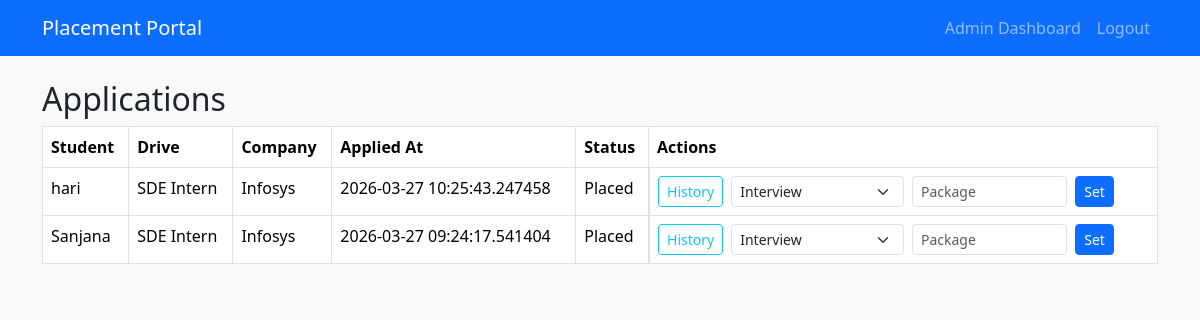
The page /admin/applications (signed in) on the database its author committed.
### models.py (models this page shows)
class Application(db.Model):
    __tablename__ = "applications"
    id = db.Column(db.Integer, primary_key=True)
    student_id = db.Column(db.Integer, db.ForeignKey("students.id"), nullable=False)
    drive_id = db.Column(
        db.Integer, db.ForeignKey("placement_drives.id"), nullable=False
    )
    applied_at = db.Column(db.DateTime, default=datetime.utcnow)
    status = db.Column(
        db.String(20), default="Applied"
    )  # Applied / Shortlisted / Selected / Rejected
    __table_args__ = (
        db.UniqueConstraint(
            "student_id", "drive_id", name="uq_student_drive_application"
        ),
    )

class Student(db.Model):
    __tablename__ = "students"
    id = db.Column(db.Integer, db.ForeignKey("users.id"), primary_key=True)
    name = db.Column(db.String(120), nullable=False)
    roll_no = db.Column(db.String(50), unique=True, nullable=False)
    phone = db.Column(db.String(20), nullable=False)
    department = db.Column(db.String(100), nullable=False)
    cgpa = db.Column(db.Float, nullable=False)
    batch_year = db.Column(db.Integer, nullable=False)
    resume_filename = db.Column(db.String(255))
    applications = db.relationship("Application", backref="student", lazy=True)

class PlacementDrive(db.Model):
    __tablename__ = "placement_drives"
    id = db.Column(db.Integer, primary_key=True)
    company_id = db.Column(db.Integer, db.ForeignKey("companies.id"), nullable=False)
    job_title = db.Column(db.String(150), nullable=False)
    job_description = db.Column(db.Text, nullable=False)
    eligibility_criteria = db.Column(db.Text)
    min_cgpa = db.Column(db.Float, nullable=False)
    deadline = db.Column(db.Date, nullable=False)
    status = db.Column(
        db.String(20), default="Pending"
    )  # Pending / Approved / Closed / Rejected
    required_skills = db.Column(db.Text)
    experience_required = db.Column(db.String(100))
    salary_range = db.Column(db.String(100))
    applications = db.relationship("Application", backref="drive", lazy=True)

class Company(db.Model):
    __tablename__ = "companies"
    id = db.Column(db.Integer, db.ForeignKey("users.id"), primary_key=True)
    company_name = db.Column(db.String(150), nullable=False)
    hr_contact_name = db.Column(db.String(120), nullable=False)
    hr_contact_email = db.Column(db.String(120), nullable=False)
    hr_contact_phone = db.Column(db.String(20))
    website = db.Column(db.String(255))
    industry = db.Column(db.String(100))
    approval_status = db.Column(db.String(20), default="Pending")  # Pending / Approved / Rejected
    drives = db.relationship("PlacementDrive", backref="company", lazy=True)

### admin_routes.py (the view)
@admin_bp.route("/applications")
@login_required
def applications():
    applications = Application.query.order_by(Application.id.desc()).all()
    return render_template("admin/applications.html", applications=applications)

### admin_routes.py (called while the page is built)
def admin_only():
    return current_user.is_authenticated and current_user.role == "admin"

@admin_bp.before_request
def restrict_admin_routes():
    if not admin_only():
        return "Access denied", 403

### models.py (called while the page is built)
@login_manager.user_loader
def load_user(user_id):
    return User.query.get(int(user_id))

### templates/admin/applications.html (shortened to what this page needs)
{% extends "base.html" %}
{% block content %}
<h2>Applications</h2>
<table class="table table-bordered">
    <thead>
        <tr>
            <th>Student</th>
            <th>Drive</th>
            <th>Company</th>
            <th>Applied At</th>
            <th>Status</th>
            <th>Actions</th>
        </tr>
    </thead>
    <tbody>
        {% for app in applications %}
        <tr>
            <td>{{ app.student.name }}</td>
            <td>{{ app.drive.job_title }}</td>
            <td>{{ app.drive.company.company_name }}</td>
            <td>{{ app.applied_at }}</td>
            <td>{{ app.status }}</td>
            <td class="d-flex gap-2 align-items-center">
                <a class="btn btn-sm btn-outline-info" href="{{ url_for('admin.application_history', application_id=app.id) }}">
                    History
                </a>
                <form method="POST" action="{{ url_for('admin.set_application_status', application_id=app.id) }}" class="d-flex gap-2">
                    <select name="status" class="form-select form-select-sm" required>
                        <option value="Interview">Interview</option>
                    </select>
                    <input type="number" step="0.01" name="package" class="form-control form-control-sm" placeholder="Package">
                    <button type="submit" class="btn btn-sm btn-primary">Set</button>
                </form>
            </td>
        </tr>
        {% endfor %}
    </tbody>
</table>
{% endblock %}

### templates/base.html (style rules this page uses)
.table-responsive-auto .table { min-width: 640px; margin-bottom: 0; }

### rows shown on the page
Application: student.name "hari", drive.job_title "SDE Intern", drive.company.company_name "Infosys", applied_at "2026-03-27 10:25:43.247458", status "Placed"
Application: student.name "Sanjana", drive.job_title "SDE Intern", drive.company.company_name "Infosys", applied_at "2026-03-27 09:24:17.541404", status "Placed"
